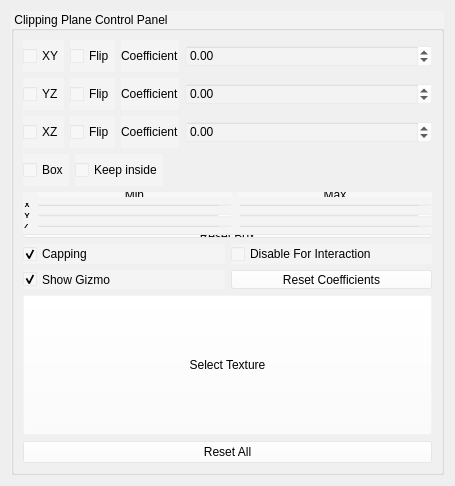
<?xml version="1.0" encoding="UTF-8"?>
<ui version="4.0">
 <class>ClippingPlanesEditor</class>
 <widget class="QWidget" name="ClippingPlanesEditor">
  <property name="geometry">
   <rect>
    <x>0</x>
    <y>0</y>
    <width>455</width>
    <height>486</height>
   </rect>
  </property>
  <property name="minimumSize">
   <size>
    <width>90</width>
    <height>90</height>
   </size>
  </property>
  <property name="windowTitle">
   <string>Dialog</string>
  </property>
  <property name="styleSheet">
   <string notr="true">color: rgb(0, 0, 0);</string>
  </property>
  <layout class="QGridLayout" name="gridLayout_4">
   <item row="0" column="0">
    <widget class="QGroupBox" name="groupBox_2">
     <property name="styleSheet">
      <string notr="true">background-color: rgba(255, 255, 255, 25%);</string>
     </property>
     <property name="title">
      <string>Clipping Plane Control Panel</string>
     </property>
     <layout class="QGridLayout" name="gridLayout_2">
      <item row="0" column="0">
       <layout class="QVBoxLayout" name="verticalLayout_4">
        <item>
         <layout class="QVBoxLayout" name="verticalLayout_3">
          <item>
           <layout class="QHBoxLayout" name="horizontalLayout_3">
            <item>
             <widget class="QCheckBox" name="checkBoxXY">
              <property name="minimumSize">
               <size>
                <width>32</width>
                <height>32</height>
               </size>
              </property>
              <property name="toolTip">
               <string>Clip the model with a plane along the XY axes</string>
              </property>
              <property name="text">
               <string>XY</string>
              </property>
              <property name="checkable">
               <bool>true</bool>
              </property>
             </widget>
            </item>
            <item>
             <widget class="QCheckBox" name="checkBoxFlipXY">
              <property name="minimumSize">
               <size>
                <width>32</width>
                <height>32</height>
               </size>
              </property>
              <property name="toolTip">
               <string>Clip away the opposite side of the plane</string>
              </property>
              <property name="text">
               <string>Flip</string>
              </property>
              <property name="checkable">
               <bool>true</bool>
              </property>
             </widget>
            </item>
            <item>
             <widget class="QLabel" name="label_3">
              <property name="text">
               <string>Coefficient</string>
              </property>
             </widget>
            </item>
            <item>
             <widget class="QDoubleSpinBox" name="doubleSpinBoxXYCoeff">
              <property name="sizePolicy">
               <sizepolicy hsizetype="MinimumExpanding" vsizetype="Fixed">
                <horstretch>0</horstretch>
                <verstretch>0</verstretch>
               </sizepolicy>
              </property>
              <property name="styleSheet">
               <string notr="true">background-color: rgba(255, 255, 255, 10%);</string>
              </property>
              <property name="toolTip">
               <string>Position of the XY clipping plane along its normal</string>
              </property>
              <property name="minimum">
               <double>-99999.000000000000000</double>
              </property>
              <property name="maximum">
               <double>99999.000000000000000</double>
              </property>
             </widget>
            </item>
           </layout>
          </item>
          <item>
           <layout class="QHBoxLayout" name="horizontalLayout">
            <item>
             <widget class="QCheckBox" name="checkBoxYZ">
              <property name="minimumSize">
               <size>
                <width>32</width>
                <height>32</height>
               </size>
              </property>
              <property name="toolTip">
               <string>Clip the model with a plane along the YZ axes</string>
              </property>
              <property name="text">
               <string>YZ</string>
              </property>
              <property name="checkable">
               <bool>true</bool>
              </property>
             </widget>
            </item>
            <item>
             <widget class="QCheckBox" name="checkBoxFlipYZ">
              <property name="minimumSize">
               <size>
                <width>32</width>
                <height>32</height>
               </size>
              </property>
              <property name="toolTip">
               <string>Clip away the opposite side of the plane</string>
              </property>
              <property name="text">
               <string>Flip</string>
              </property>
              <property name="checkable">
               <bool>true</bool>
              </property>
             </widget>
            </item>
            <item>
             <widget class="QLabel" name="label">
              <property name="text">
               <string>Coefficient</string>
              </property>
             </widget>
            </item>
            <item>
             <widget class="QDoubleSpinBox" name="doubleSpinBoxYZCoeff">
              <property name="sizePolicy">
               <sizepolicy hsizetype="MinimumExpanding" vsizetype="Fixed">
                <horstretch>0</horstretch>
                <verstretch>0</verstretch>
               </sizepolicy>
              </property>
              <property name="autoFillBackground">
               <bool>false</bool>
              </property>
              <property name="styleSheet">
               <string notr="true">background-color: rgba(255, 255, 255, 10%);</string>
              </property>
              <property name="toolTip">
               <string>Position of the YZ clipping plane along its normal</string>
              </property>
              <property name="minimum">
               <double>-99999.000000000000000</double>
              </property>
              <property name="maximum">
               <double>99999.000000000000000</double>
              </property>
             </widget>
            </item>
           </layout>
          </item>
          <item>
           <layout class="QHBoxLayout" name="horizontalLayout_2">
            <item>
             <widget class="QCheckBox" name="checkBoxZX">
              <property name="minimumSize">
               <size>
                <width>32</width>
                <height>32</height>
               </size>
              </property>
              <property name="toolTip">
               <string>Clip the model with a plane along the XZ axes</string>
              </property>
              <property name="text">
               <string>XZ</string>
              </property>
              <property name="checkable">
               <bool>true</bool>
              </property>
             </widget>
            </item>
            <item>
             <widget class="QCheckBox" name="checkBoxFlipZX">
              <property name="minimumSize">
               <size>
                <width>32</width>
                <height>32</height>
               </size>
              </property>
              <property name="toolTip">
               <string>Clip away the opposite side of the plane</string>
              </property>
              <property name="text">
               <string>Flip</string>
              </property>
              <property name="checkable">
               <bool>true</bool>
              </property>
             </widget>
            </item>
            <item>
             <widget class="QLabel" name="label_2">
              <property name="text">
               <string>Coefficient</string>
              </property>
             </widget>
            </item>
            <item>
             <widget class="QDoubleSpinBox" name="doubleSpinBoxZXCoeff">
              <property name="sizePolicy">
               <sizepolicy hsizetype="MinimumExpanding" vsizetype="Fixed">
                <horstretch>0</horstretch>
                <verstretch>0</verstretch>
               </sizepolicy>
              </property>
              <property name="styleSheet">
               <string notr="true">background-color: rgba(255, 255, 255, 10%);</string>
              </property>
              <property name="toolTip">
               <string>Position of the XZ clipping plane along its normal</string>
              </property>
              <property name="minimum">
               <double>-99999.000000000000000</double>
              </property>
              <property name="maximum">
               <double>99999.000000000000000</double>
              </property>
             </widget>
            </item>
           </layout>
          </item>
          <item>
           <layout class="QHBoxLayout" name="horizontalLayoutBox">
            <item>
             <widget class="QCheckBox" name="checkBoxBoxClip">
              <property name="minimumSize">
               <size>
                <width>32</width>
                <height>32</height>
               </size>
              </property>
              <property name="toolTip">
               <string>&lt;html&gt;&lt;head/&gt;&lt;body&gt;&lt;p&gt;Clip the model with a box: all six planes (min and max on each axis) at once. Replaces the XY/YZ/XZ planes while on.&lt;/p&gt;&lt;/body&gt;&lt;/html&gt;</string>
              </property>
              <property name="text">
               <string>Box</string>
              </property>
              <property name="checkable">
               <bool>true</bool>
              </property>
             </widget>
            </item>
            <item>
             <widget class="QCheckBox" name="checkBoxBoxKeepInside">
              <property name="minimumSize">
               <size>
                <width>32</width>
                <height>32</height>
               </size>
              </property>
              <property name="toolTip">
               <string>Keep only what is inside the box (crop to the box).
Unchecked: cut a box-shaped hole and keep everything outside.</string>
              </property>
              <property name="text">
               <string>Keep inside</string>
              </property>
              <property name="checkable">
               <bool>true</bool>
              </property>
             </widget>
            </item>
            <item>
             <spacer name="horizontalSpacerBox">
              <property name="orientation">
               <enum>Qt::Orientation::Horizontal</enum>
              </property>
              <property name="sizeHint" stdset="0">
               <size>
                <width>40</width>
                <height>20</height>
               </size>
              </property>
             </spacer>
            </item>
           </layout>
          </item>
          <item>
           <widget class="QWidget" name="widgetBoxLimits">
            <layout class="QGridLayout" name="gridLayoutBoxLimits">
             <property name="leftMargin">
              <number>0</number>
             </property>
             <property name="topMargin">
              <number>0</number>
             </property>
             <property name="rightMargin">
              <number>0</number>
             </property>
             <property name="bottomMargin">
              <number>0</number>
             </property>
             <item row="0" column="1">
              <widget class="QLabel" name="labelBoxMin">
               <property name="text">
                <string>Min</string>
               </property>
               <property name="alignment">
                <set>Qt::AlignCenter</set>
               </property>
              </widget>
             </item>
             <item row="0" column="2">
              <widget class="QLabel" name="labelBoxMax">
               <property name="text">
                <string>Max</string>
               </property>
               <property name="alignment">
                <set>Qt::AlignCenter</set>
               </property>
              </widget>
             </item>
             <item row="1" column="0">
              <widget class="QLabel" name="labelBoxX">
               <property name="text">
                <string>X</string>
               </property>
              </widget>
             </item>
             <item row="1" column="1">
              <widget class="QDoubleSpinBox" name="doubleSpinBoxBoxXMin">
               <property name="sizePolicy">
                <sizepolicy hsizetype="MinimumExpanding" vsizetype="Fixed">
                 <horstretch>0</horstretch>
                 <verstretch>0</verstretch>
                </sizepolicy>
               </property>
               <property name="styleSheet">
                <string notr="true">background-color: rgba(255, 255, 255, 10%);</string>
               </property>
               <property name="toolTip">
                <string>Lower X limit of the clipping box (world coordinates)</string>
               </property>
               <property name="keyboardTracking">
                <bool>false</bool>
               </property>
               <property name="decimals">
                <number>3</number>
               </property>
               <property name="minimum">
                <double>-99999.000000000000000</double>
               </property>
               <property name="maximum">
                <double>99999.000000000000000</double>
               </property>
              </widget>
             </item>
             <item row="1" column="2">
              <widget class="QDoubleSpinBox" name="doubleSpinBoxBoxXMax">
               <property name="sizePolicy">
                <sizepolicy hsizetype="MinimumExpanding" vsizetype="Fixed">
                 <horstretch>0</horstretch>
                 <verstretch>0</verstretch>
                </sizepolicy>
               </property>
               <property name="styleSheet">
                <string notr="true">background-color: rgba(255, 255, 255, 10%);</string>
               </property>
               <property name="toolTip">
                <string>Upper X limit of the clipping box (world coordinates)</string>
               </property>
               <property name="keyboardTracking">
                <bool>false</bool>
               </property>
               <property name="decimals">
                <number>3</number>
               </property>
               <property name="minimum">
                <double>-99999.000000000000000</double>
               </property>
               <property name="maximum">
                <double>99999.000000000000000</double>
               </property>
              </widget>
             </item>
             <item row="2" column="0">
              <widget class="QLabel" name="labelBoxY">
               <property name="text">
                <string>Y</string>
               </property>
              </widget>
             </item>
             <item row="2" column="1">
              <widget class="QDoubleSpinBox" name="doubleSpinBoxBoxYMin">
               <property name="sizePolicy">
                <sizepolicy hsizetype="MinimumExpanding" vsizetype="Fixed">
                 <horstretch>0</horstretch>
                 <verstretch>0</verstretch>
                </sizepolicy>
               </property>
               <property name="styleSheet">
                <string notr="true">background-color: rgba(255, 255, 255, 10%);</string>
               </property>
               <property name="toolTip">
                <string>Lower Y limit of the clipping box (world coordinates)</string>
               </property>
               <property name="keyboardTracking">
                <bool>false</bool>
               </property>
               <property name="decimals">
                <number>3</number>
               </property>
               <property name="minimum">
                <double>-99999.000000000000000</double>
               </property>
               <property name="maximum">
                <double>99999.000000000000000</double>
               </property>
              </widget>
             </item>
             <item row="2" column="2">
              <widget class="QDoubleSpinBox" name="doubleSpinBoxBoxYMax">
               <property name="sizePolicy">
                <sizepolicy hsizetype="MinimumExpanding" vsizetype="Fixed">
                 <horstretch>0</horstretch>
                 <verstretch>0</verstretch>
                </sizepolicy>
               </property>
               <property name="styleSheet">
                <string notr="true">background-color: rgba(255, 255, 255, 10%);</string>
               </property>
               <property name="toolTip">
                <string>Upper Y limit of the clipping box (world coordinates)</string>
               </property>
               <property name="keyboardTracking">
                <bool>false</bool>
               </property>
               <property name="decimals">
                <number>3</number>
               </property>
               <property name="minimum">
                <double>-99999.000000000000000</double>
               </property>
               <property name="maximum">
                <double>99999.000000000000000</double>
               </property>
              </widget>
             </item>
             <item row="3" column="0">
              <widget class="QLabel" name="labelBoxZ">
               <property name="text">
                <string>Z</string>
               </property>
              </widget>
             </item>
             <item row="3" column="1">
              <widget class="QDoubleSpinBox" name="doubleSpinBoxBoxZMin">
               <property name="sizePolicy">
                <sizepolicy hsizetype="MinimumExpanding" vsizetype="Fixed">
                 <horstretch>0</horstretch>
                 <verstretch>0</verstretch>
                </sizepolicy>
               </property>
               <property name="styleSheet">
                <string notr="true">background-color: rgba(255, 255, 255, 10%);</string>
               </property>
               <property name="toolTip">
                <string>Lower Z limit of the clipping box (world coordinates)</string>
               </property>
               <property name="keyboardTracking">
                <bool>false</bool>
               </property>
               <property name="decimals">
                <number>3</number>
               </property>
               <property name="minimum">
                <double>-99999.000000000000000</double>
               </property>
               <property name="maximum">
                <double>99999.000000000000000</double>
               </property>
              </widget>
             </item>
             <item row="3" column="2">
              <widget class="QDoubleSpinBox" name="doubleSpinBoxBoxZMax">
               <property name="sizePolicy">
                <sizepolicy hsizetype="MinimumExpanding" vsizetype="Fixed">
                 <horstretch>0</horstretch>
                 <verstretch>0</verstretch>
                </sizepolicy>
               </property>
               <property name="styleSheet">
                <string notr="true">background-color: rgba(255, 255, 255, 10%);</string>
               </property>
               <property name="toolTip">
                <string>Upper Z limit of the clipping box (world coordinates)</string>
               </property>
               <property name="keyboardTracking">
                <bool>false</bool>
               </property>
               <property name="decimals">
                <number>3</number>
               </property>
               <property name="minimum">
                <double>-99999.000000000000000</double>
               </property>
               <property name="maximum">
                <double>99999.000000000000000</double>
               </property>
              </widget>
             </item>
             <item row="4" column="0" colspan="3">
              <widget class="QPushButton" name="pushButtonBoxReset">
               <property name="toolTip">
                <string>Reset the clipping box to half the scene size, centered on the scene center</string>
               </property>
               <property name="text">
                <string>Reset Box</string>
               </property>
              </widget>
             </item>
            </layout>
           </widget>
          </item>
          <item>
           <layout class="QGridLayout" name="gridLayoutOptionsRow">
            <item row="0" column="0">
             <widget class="QCheckBox" name="checkBoxCapping">
              <property name="toolTip">
               <string>Fill the cut cross-section with a solid cap</string>
              </property>
              <property name="text">
               <string>Capping</string>
              </property>
              <property name="checked">
               <bool>true</bool>
              </property>
             </widget>
            </item>
            <item row="0" column="1">
             <widget class="QCheckBox" name="checkBoxDynamicCapping">
              <property name="toolTip">
               <string>Hide caps while orbiting/zooming, for smoother
performance, then restore them once idle</string>
              </property>
              <property name="text">
               <string>Disable For Interaction</string>
              </property>
             </widget>
            </item>
            <item row="1" column="0">
             <widget class="QCheckBox" name="checkBoxShowGizmo">
              <property name="toolTip">
               <string>Show draggable handles in the viewport for each enabled clipping plane</string>
              </property>
              <property name="text">
               <string>Show Gizmo</string>
              </property>
              <property name="checked">
               <bool>true</bool>
              </property>
             </widget>
            </item>
            <item row="1" column="1">
             <widget class="QPushButton" name="pushButtonResetCoeffs">
              <property name="toolTip">
               <string>Reset all three plane positions to zero</string>
              </property>
              <property name="text">
               <string>Reset Coefficients</string>
              </property>
             </widget>
            </item>
           </layout>
          </item>
         </layout>
        </item>
        <item>
         <layout class="QVBoxLayout" name="verticalLayout_2">
          <item>
           <widget class="QPushButton" name="pushButtonTexture">
            <property name="minimumSize">
             <size>
              <width>140</width>
              <height>140</height>
             </size>
            </property>
            <property name="acceptDrops">
             <bool>true</bool>
            </property>
            <property name="styleSheet">
             <string notr="true">background-color: rgba(255, 255, 255, 5%);</string>
            </property>
            <property name="toolTip">
             <string>Pick (or drag &amp; drop) an image
to use as the cap texture</string>
            </property>
            <property name="text">
             <string>Select Texture</string>
            </property>
           </widget>
          </item>
          <item>
           <spacer name="verticalSpacer">
            <property name="orientation">
             <enum>Qt::Orientation::Vertical</enum>
            </property>
            <property name="sizeHint" stdset="0">
             <size>
              <width>20</width>
              <height>40</height>
             </size>
            </property>
           </spacer>
          </item>
         </layout>
        </item>
       </layout>
      </item>
      <item row="1" column="0">
       <widget class="QPushButton" name="pushButtonResetAll">
        <property name="toolTip">
         <string>Reset every clipping plane setting to its default</string>
        </property>
        <property name="text">
         <string>Reset All</string>
        </property>
       </widget>
      </item>
     </layout>
    </widget>
   </item>
  </layout>
 </widget>
 <tabstops>
  <tabstop>doubleSpinBoxYZCoeff</tabstop>
  <tabstop>doubleSpinBoxZXCoeff</tabstop>
  <tabstop>doubleSpinBoxXYCoeff</tabstop>
  <tabstop>checkBoxYZ</tabstop>
  <tabstop>checkBoxZX</tabstop>
  <tabstop>checkBoxXY</tabstop>
  <tabstop>checkBoxFlipYZ</tabstop>
  <tabstop>checkBoxFlipXY</tabstop>
  <tabstop>checkBoxFlipZX</tabstop>
 </tabstops>
 <resources/>
 <connections/>
</ui>
